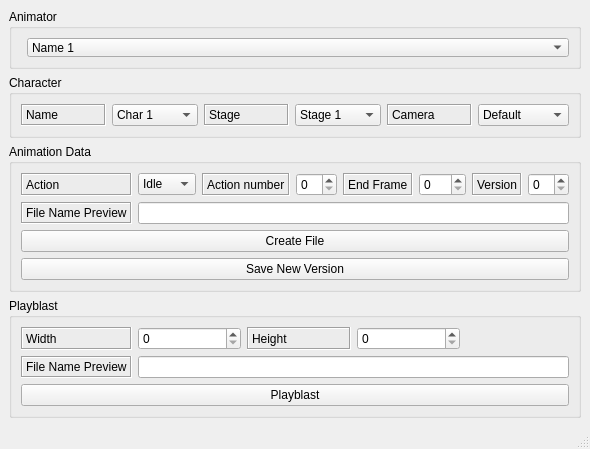
<?xml version="1.0" encoding="UTF-8"?>
<ui version="4.0">
 <class>MainWindow</class>
 <widget class="QMainWindow" name="MainWindow">
  <property name="geometry">
   <rect>
    <x>0</x>
    <y>0</y>
    <width>539</width>
    <height>447</height>
   </rect>
  </property>
  <property name="windowTitle">
   <string>MainWindow</string>
  </property>
  <widget class="QWidget" name="centralwidget">
   <layout class="QVBoxLayout" name="verticalLayout">
    <item>
     <widget class="QGroupBox" name="groupBox">
      <property name="sizePolicy">
       <sizepolicy hsizetype="Preferred" vsizetype="Fixed">
        <horstretch>0</horstretch>
        <verstretch>0</verstretch>
       </sizepolicy>
      </property>
      <property name="minimumSize">
       <size>
        <width>50</width>
        <height>60</height>
       </size>
      </property>
      <property name="title">
       <string>Animator</string>
      </property>
      <layout class="QVBoxLayout" name="verticalLayout_2">
       <item>
        <layout class="QFormLayout" name="formLayout">
         <item row="0" column="1">
          <widget class="QComboBox" name="comboBox">
           <item>
            <property name="text">
             <string>Name 1</string>
            </property>
           </item>
           <item>
            <property name="text">
             <string>Name 2</string>
            </property>
           </item>
          </widget>
         </item>
        </layout>
       </item>
      </layout>
     </widget>
    </item>
    <item>
     <widget class="QGroupBox" name="groupBox_2">
      <property name="sizePolicy">
       <sizepolicy hsizetype="Preferred" vsizetype="Fixed">
        <horstretch>0</horstretch>
        <verstretch>0</verstretch>
       </sizepolicy>
      </property>
      <property name="title">
       <string>Character</string>
      </property>
      <layout class="QVBoxLayout" name="verticalLayout_3">
       <item>
        <layout class="QGridLayout" name="gridLayout">
         <item row="0" column="1">
          <widget class="QLabel" name="label">
           <property name="frameShape">
            <enum>QFrame::Box</enum>
           </property>
           <property name="frameShadow">
            <enum>QFrame::Sunken</enum>
           </property>
           <property name="text">
            <string>Name</string>
           </property>
           <property name="margin">
            <number>1</number>
           </property>
          </widget>
         </item>
         <item row="0" column="4">
          <widget class="QComboBox" name="comboBox_3">
           <item>
            <property name="text">
             <string>Stage 1</string>
            </property>
           </item>
           <item>
            <property name="text">
             <string>Stage 2</string>
            </property>
           </item>
          </widget>
         </item>
         <item row="0" column="3">
          <widget class="QLabel" name="label_2">
           <property name="frameShape">
            <enum>QFrame::Box</enum>
           </property>
           <property name="frameShadow">
            <enum>QFrame::Sunken</enum>
           </property>
           <property name="text">
            <string>Stage</string>
           </property>
          </widget>
         </item>
         <item row="0" column="5">
          <widget class="QLabel" name="label_3">
           <property name="frameShape">
            <enum>QFrame::Box</enum>
           </property>
           <property name="frameShadow">
            <enum>QFrame::Sunken</enum>
           </property>
           <property name="text">
            <string>Camera</string>
           </property>
          </widget>
         </item>
         <item row="0" column="2">
          <widget class="QComboBox" name="comboBox_2">
           <item>
            <property name="text">
             <string>Char 1</string>
            </property>
           </item>
           <item>
            <property name="text">
             <string>Char 2</string>
            </property>
           </item>
          </widget>
         </item>
         <item row="0" column="6">
          <widget class="QComboBox" name="comboBox_4">
           <item>
            <property name="text">
             <string>Default</string>
            </property>
           </item>
           <item>
            <property name="text">
             <string>Camera 01</string>
            </property>
           </item>
          </widget>
         </item>
        </layout>
       </item>
      </layout>
     </widget>
    </item>
    <item>
     <widget class="QGroupBox" name="groupBox_3">
      <property name="sizePolicy">
       <sizepolicy hsizetype="Preferred" vsizetype="Fixed">
        <horstretch>0</horstretch>
        <verstretch>0</verstretch>
       </sizepolicy>
      </property>
      <property name="title">
       <string>Animation Data</string>
      </property>
      <layout class="QVBoxLayout" name="verticalLayout_4">
       <item>
        <layout class="QGridLayout" name="gridLayout_2">
         <item row="0" column="3">
          <widget class="QLabel" name="label_5">
           <property name="frameShape">
            <enum>QFrame::Box</enum>
           </property>
           <property name="frameShadow">
            <enum>QFrame::Sunken</enum>
           </property>
           <property name="text">
            <string>Action number</string>
           </property>
          </widget>
         </item>
         <item row="0" column="1">
          <widget class="QLabel" name="label_4">
           <property name="frameShape">
            <enum>QFrame::Box</enum>
           </property>
           <property name="frameShadow">
            <enum>QFrame::Sunken</enum>
           </property>
           <property name="text">
            <string>Action</string>
           </property>
          </widget>
         </item>
         <item row="0" column="2">
          <widget class="QComboBox" name="comboBox_6">
           <item>
            <property name="text">
             <string>Idle</string>
            </property>
           </item>
           <item>
            <property name="text">
             <string>Entry</string>
            </property>
           </item>
           <item>
            <property name="text">
             <string>Exit</string>
            </property>
           </item>
          </widget>
         </item>
         <item row="0" column="5">
          <widget class="QLabel" name="label_6">
           <property name="frameShape">
            <enum>QFrame::Box</enum>
           </property>
           <property name="frameShadow">
            <enum>QFrame::Sunken</enum>
           </property>
           <property name="text">
            <string>End Frame</string>
           </property>
          </widget>
         </item>
         <item row="0" column="4">
          <widget class="QSpinBox" name="spinBox"/>
         </item>
         <item row="0" column="6">
          <widget class="QSpinBox" name="spinBox_2">
           <property name="maximum">
            <number>999</number>
           </property>
          </widget>
         </item>
         <item row="1" column="2" colspan="7">
          <widget class="QLineEdit" name="lineEdit">
           <property name="readOnly">
            <bool>true</bool>
           </property>
          </widget>
         </item>
         <item row="0" column="8">
          <widget class="QSpinBox" name="spinBox_3"/>
         </item>
         <item row="1" column="1">
          <widget class="QLabel" name="label_8">
           <property name="frameShape">
            <enum>QFrame::Box</enum>
           </property>
           <property name="frameShadow">
            <enum>QFrame::Sunken</enum>
           </property>
           <property name="text">
            <string>File Name Preview</string>
           </property>
          </widget>
         </item>
         <item row="0" column="7">
          <widget class="QLabel" name="label_7">
           <property name="frameShape">
            <enum>QFrame::Box</enum>
           </property>
           <property name="frameShadow">
            <enum>QFrame::Sunken</enum>
           </property>
           <property name="text">
            <string>Version</string>
           </property>
          </widget>
         </item>
         <item row="2" column="1" colspan="8">
          <widget class="QPushButton" name="pushButton">
           <property name="text">
            <string>Create File</string>
           </property>
          </widget>
         </item>
         <item row="3" column="1" colspan="8">
          <widget class="QPushButton" name="pushButton_2">
           <property name="text">
            <string>Save New Version</string>
           </property>
          </widget>
         </item>
        </layout>
       </item>
      </layout>
     </widget>
    </item>
    <item>
     <widget class="QGroupBox" name="groupBox_4">
      <property name="sizePolicy">
       <sizepolicy hsizetype="Preferred" vsizetype="Fixed">
        <horstretch>0</horstretch>
        <verstretch>0</verstretch>
       </sizepolicy>
      </property>
      <property name="title">
       <string>Playblast</string>
      </property>
      <layout class="QVBoxLayout" name="verticalLayout_5">
       <item>
        <layout class="QGridLayout" name="gridLayout_3">
         <item row="0" column="4">
          <widget class="QSpinBox" name="spinBox_5">
           <property name="maximum">
            <number>999</number>
           </property>
          </widget>
         </item>
         <item row="0" column="2">
          <widget class="QSpinBox" name="spinBox_4">
           <property name="maximum">
            <number>9999</number>
           </property>
          </widget>
         </item>
         <item row="0" column="3">
          <widget class="QLabel" name="label_11">
           <property name="frameShape">
            <enum>QFrame::Box</enum>
           </property>
           <property name="frameShadow">
            <enum>QFrame::Sunken</enum>
           </property>
           <property name="text">
            <string>Height</string>
           </property>
          </widget>
         </item>
         <item row="0" column="1">
          <widget class="QLabel" name="label_9">
           <property name="frameShape">
            <enum>QFrame::Box</enum>
           </property>
           <property name="frameShadow">
            <enum>QFrame::Sunken</enum>
           </property>
           <property name="text">
            <string>Width</string>
           </property>
          </widget>
         </item>
         <item row="1" column="1">
          <widget class="QLabel" name="label_12">
           <property name="frameShape">
            <enum>QFrame::Box</enum>
           </property>
           <property name="frameShadow">
            <enum>QFrame::Sunken</enum>
           </property>
           <property name="text">
            <string>File Name Preview</string>
           </property>
          </widget>
         </item>
         <item row="2" column="1" colspan="5">
          <widget class="QPushButton" name="pushButton_3">
           <property name="text">
            <string>Playblast</string>
           </property>
          </widget>
         </item>
         <item row="1" column="2" colspan="4">
          <widget class="QLineEdit" name="lineEdit_2">
           <property name="readOnly">
            <bool>true</bool>
           </property>
          </widget>
         </item>
        </layout>
       </item>
      </layout>
     </widget>
    </item>
    <item>
     <spacer name="verticalSpacer">
      <property name="orientation">
       <enum>Qt::Vertical</enum>
      </property>
      <property name="sizeHint" stdset="0">
       <size>
        <width>20</width>
        <height>40</height>
       </size>
      </property>
     </spacer>
    </item>
   </layout>
  </widget>
  <widget class="QMenuBar" name="menubar">
   <property name="geometry">
    <rect>
     <x>0</x>
     <y>0</y>
     <width>539</width>
     <height>21</height>
    </rect>
   </property>
  </widget>
  <widget class="QStatusBar" name="statusbar"/>
 </widget>
 <resources/>
 <connections/>
</ui>
